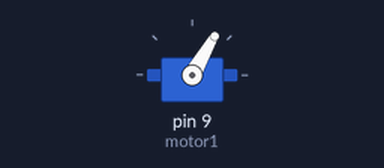
A sketch run on a simulated Arduino Uno, built with avr-gcc and run on an emulated ATmega328P. Parts: servo.

Above: at 0.05 s.
Timing chart, 0 to 4.6 s (numbered marks = the images above):
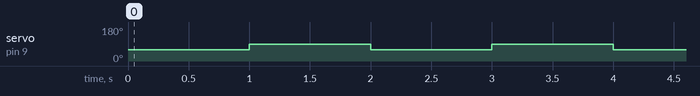

The sketch:

MotorTests.ino
```cpp
#include <Servo.h>
Servo motor1;

void setup() {
  // put your setup code here, to run once:
motor1.attach(9);
}

void loop() {

  motor1.write(60);
  delay(1000);
  motor1.write(90);
  delay(1000);


}
```

Measured:
- by itself, servo on pin 9 (motor1): alternates 90° for 1.0 s and 60° for 1.0 s
